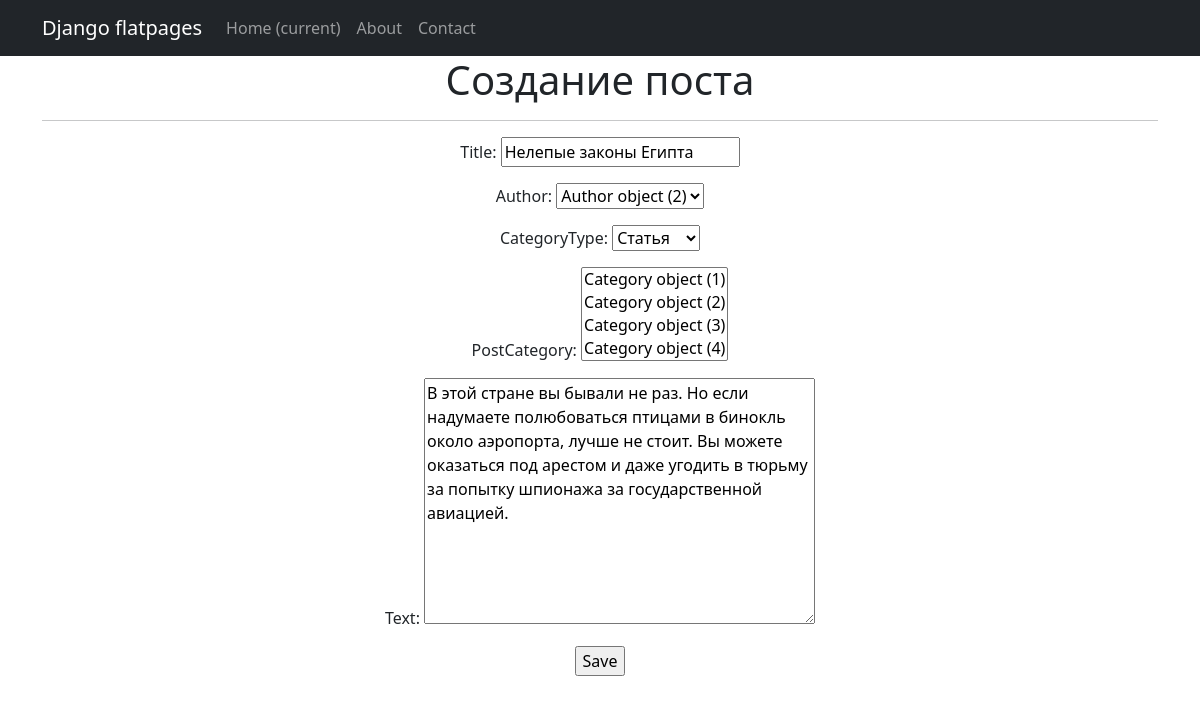
The app's page /news/10/update/ (signed in) with its own data.
### newsapp/models.py (models this page shows, shortened)
class Post(models.Model):
    author = models.ForeignKey(Author, on_delete=models.CASCADE)
    NEWS = 'NW'
    ARTICLE = 'AR'
    CATEGORY_CHOICES = (
        (NEWS, 'Новость'),
        (ARTICLE, 'Статья')
    )
    categoryType = models.CharField(max_length=2, choices=CATEGORY_CHOICES, default=ARTICLE)
    dateCreation = models.DateTimeField(auto_now_add=True)
    postCategory = models.ManyToManyField(Category, through="PostCategory")
    title = models.CharField(max_length=128)
    text = models.TextField()
    rating = models.SmallIntegerField(default=0)

### newsapp/views.py (the view)
# urls.py: path('<int:pk>/update/', PostUpdate.as_view(), name='post_update'),
class PostUpdate(PermissionRequiredMixin, UpdateView):
    permission_required = ('simpleapp.change_post',)
    model = Post
    template_name = 'create.html'
    form_class = PostForm

### newsapp/forms.py (shortened to what this page needs)
class PostForm(ModelForm):
    class Meta:
        model = Post
        fields = ['title', 'author', 'categoryType', 'postCategory', 'text']

### templates/create.html (shortened to what this page needs)
{% extends 'flatpages/default.html' %}
{% block content %}
<h1>Создание поста</h1>
<hr>
<form action="" method="post">
    {{ form.as_p }}
    <input type="submit" value="Save" />
</form>
{% endblock content %}

### records on screen
Post: title "Нелепые законы Египта", author "Author object (2)", categoryType "Статья", text "В этой стране вы бывали не раз. Но если надумаете полюбоваться птицами в бинокль около аэропорта, лучше не стоит. Вы можете оказаться под арестом и даже угодить в тюрьму за попытку шпионажа за государственной авиацией."
